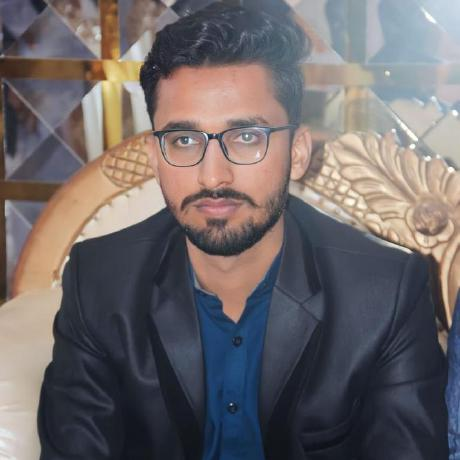
%> input picture assets/sami.jpeg, 460 x 460 px
$ octave unsharpMasking.m   (GNU Octave 9; MATLAB toolbox functions it lacks are replaced by stand-ins)
%> lines starting %> are read from the running program, lines starting %| are printed output that depends on the picture
A=rgb2gray(imread("E:/Matlab/assets/sami.jpeg"));
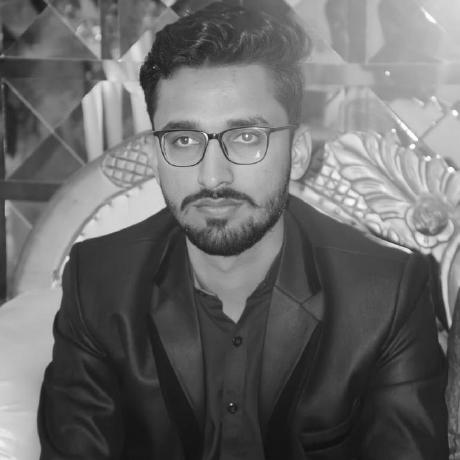
%> A: size 460x460 uint8; min 14, max 255, mean 106
[R C]=size(A);  % get the size of A and store it r and c
%> R = 460; C = 460
figure;imshow(A);
% input filter as
k=55
filter=k*k;
init=round(k/2);
termint=(round(k/2)-1);

B=zeros(R,C);
for i=init:1:R-termint
    for j=init:1:C-termint
        myN=A(i-termint:i+termint,j-termint:j+termint);
        myNR=reshape(myN,1,[]);
        myNRS=sum(myNR);
        myValue=myNRS/filter;
        B(i,j)=myValue;
    end
end
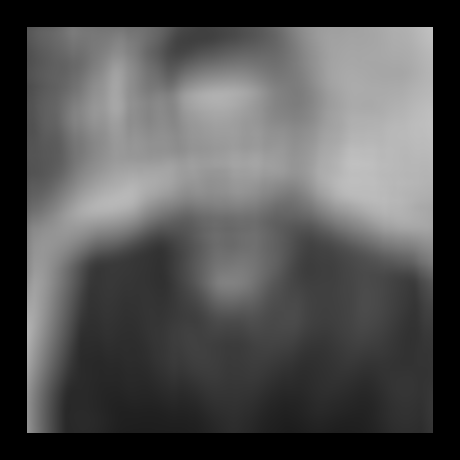
%> B: size 460x460 double; min 0, max 193.6, mean 82.6
B=uint8(B);
%> B: size 460x460 uint8
figure;imshow(B);
C=A-B;
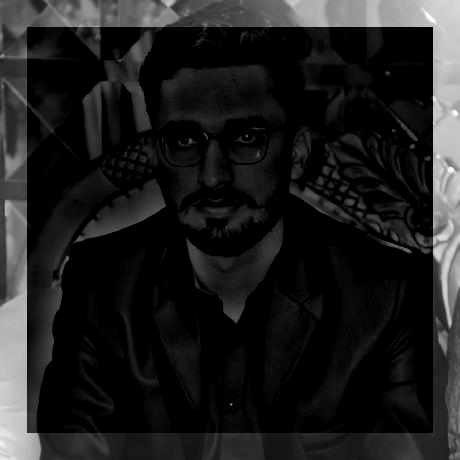
%> C: size 460x460 uint8; min 0, max 255, mean 30.9
D=A+C;
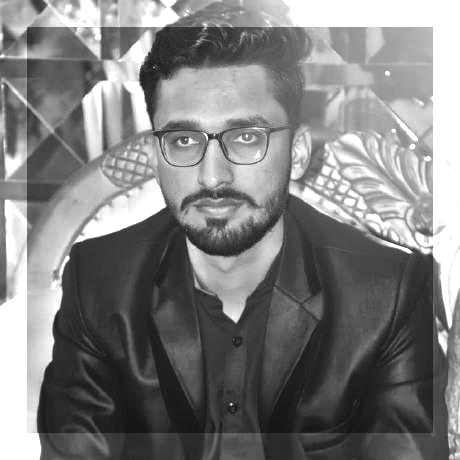
%> D: size 460x460 uint8; min 20, max 255, mean 127.8
figure;imshow(D);
